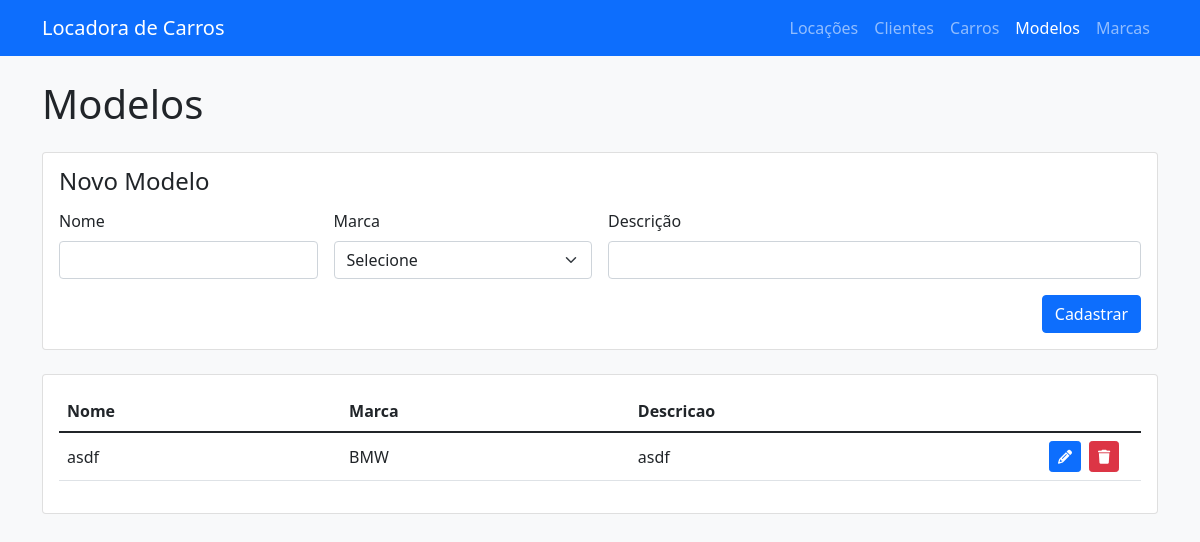
Page /modelos/ on the earlier database version.
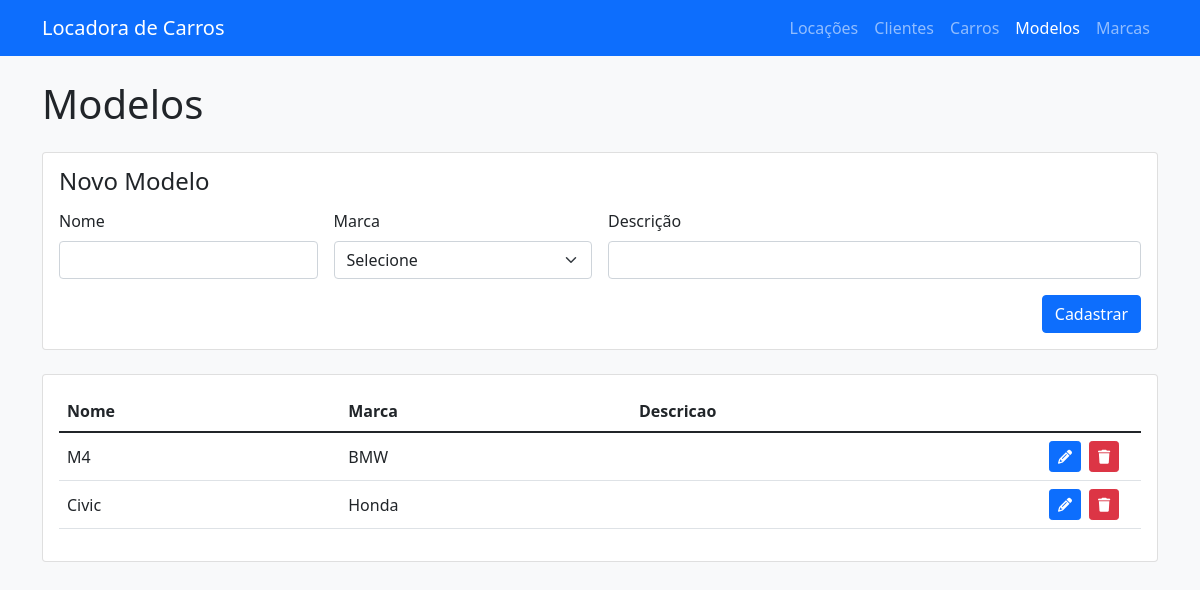
Same page on the later database version.
### Apps/Modelos/models.py (models this page shows, shortened)
class Modelo(models.Model):
    nome = models.CharField(max_length=50)
    marca = models.ForeignKey(marca_models.Marca, on_delete=models.CASCADE)
    descricao = models.CharField(max_length=200)

### Apps/Marcas/models.py (models this page shows)
class Marca(models.Model):
    nome = models.CharField(max_length=50)
    descricao = models.CharField(max_length=200)
    def __str__(self):
        return self.nome

### Apps/Modelos/views.py (the view)
# urls.py: path('', views.listarModelos, name='modelos'),
def listarModelos(request):
    listaDeModelos = Modelo.objects.all()
    listaDeMarcas = marca_models.Marca.objects.all()
    return render(request, 'modelos/index.html', {'modelos': listaDeModelos, 'marcas': listaDeMarcas})

### templates/modelos/index.html (shortened to what this page needs)
{% extends '../base.html' %}
{% block content %}
    <h1>Modelos</h1>
    <div class="card my-4">
        <div class="card-body">
            <h2 class="d-flex justify-content-between mb-3 fs-4 lh-1">
                {% if modelo %}
                    <span>Editar Modelo</span> <a href="/modelos" class="fs-6 text-danger text-decoration-none">Cancelar</a>
                {% else %}
                    Novo Modelo
                {% endif %}
            </h2>
            <form action="{% if modelo %}/modelos/atualizar/{{ modelo.id }}{% else %}/modelos/cadastrar/{% endif %}" method="POST">
                <div class="row g-3">
                    <div class="col-sm-6 col-lg-3">
                        <label for="nome" class="form-label">Nome</label>
                        <input type="text" maxlength="50" class="form-control" name="nome" id="nome" value="{{ modelo.nome }}" required>
                    </div>
                    <div class="col-sm-6 col-lg-3">
                        <label for="marca" class="form-label">Marca</label>
                        <select class="form-select" name="marca" id="marca" value="{{ modelo.marca }}" required>
                            <option value="">Selecione</option>
                        </select>
                    </div>
                    <div class="col-md">
                        <label for="descricao" class="form-label">Descrição</label>
                        <input type="text" maxlength="200" class="form-control" name="descricao" id="descricao"
                            value="{{ modelo.descricao }}">
                    </div>
                </div>
                <div class="row mt-3">
                    <div class="col d-flex justify-content-sm-end">
                        <button type="submit" class="btn btn-primary flex-grow-1 flex-sm-grow-0">
                            {% if modelo %}
                                Salvar
                            {% else %}
                                Cadastrar
                            {% endif %}
                        </button>
                    </div>
                </div>
            </form>
        </div>
    </div>
    <div class="card">
        <div class="card-body">
            <table class="table table-hover">
                <thead>
                    <tr>
                        <th scope="col">Nome</th>
                        <th scope="col">Marca</th>
                        <th scope="col">Descricao</th>
                        <th scope="col"></th>
                    </tr>
                </thead>
                <tbody>
                    {% for modelo in modelos %}
                    <tr valign="middle">
                        <td>{{ modelo.nome }}</td>
                        <td>{{ modelo.marca }}</td>
                        <td>{{ modelo.descricao }}</td>
                        <td width="100px">
                            <div class="d-flex gap-2">
                                <a href="/modelos/{{ modelo.id }}" class="btn btn-sm btn-primary" title="Editar">
                                    <i class="fas fa-pencil-alt"></i>
                                </a>
                                <button data-bs-toggle="modal" data-bs-target="#aviso-deletar" data-href="/modelos/deletar/{{ modelo.id }}"
                                    class="btn btn-sm btn-danger" title="Remover">
                                    <i class="fas fa-trash"></i>
                                </button>
                            </div>
                        </td>
                    </tr>
                    {% endfor %}
                </tbody>
            </table>
        </div>
    </div>
{% endblock %}

Differences in the rows shown:
changed Modelo "BMW": nome "asdf" → "M4"; descricao "asdf" → (not shown)
added Modelo: nome "Civic", marca "Honda"
